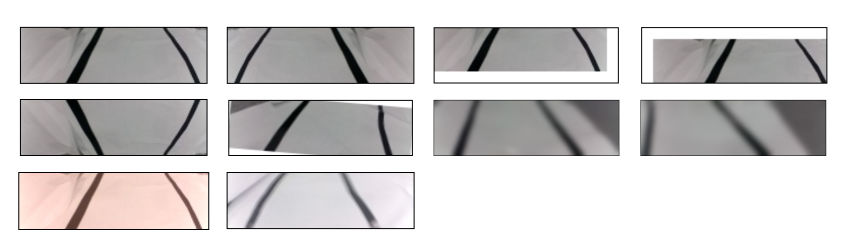
#> input picture res/aug-data.png, 1696 x 500 px (shown at 1/2 size)
$ python -i processImage.py   (imports and definitions only)   (Python 2 division)
#> lines starting #> are read from the running program, lines starting #| are printed output that depends on the picture; after the words box and inside, x2 and y2 are one past the last pixel; in counts of white or black regions, pixels touching at a corner belong together
#> further down, picture is the input picture: shape (500, 1696, 3); mean B, G, R 205.6, 205.7, 208.1
import cv2
import numpy as np

#For the color filter
lower_red1 = np.array([0,160,50])
upper_red1 = np.array([10,255,255])
lower_red2 = np.array([175,160,50])
upper_red2 = np.array([180,255,255])

class processImage():

	def redFilter(self, im):
		imgRGB = cv2.cvtColor(im, cv2.COLOR_BGR2RGB)
		imgHsv = cv2.cvtColor(imgRGB, cv2.COLOR_BGR2HSV)
		redIMG = cv2.inRange(imgHsv, lower_red1, upper_red1) + cv2.inRange(imgHsv, lower_red2, upper_red2)
		return redIMG
	def getRectangle(self, contours):
		areas = [cv2.contourArea(c) for c in contours]
		max_ind = np.argmax(areas)
		cnt = contours[max_ind]
		x,y,w,h = cv2.boundingRect(cnt)
		return x,y,w,h

	def drawLine(self, im, rho, theta):
                a = np.cos(theta)
                b = np.sin(theta)
                x0 = a*rho
                y0 = b*rho
                x1 = int(x0 + 1000*(-b))
                y1 = int(y0 + 1000*(a))
                x2 = int(x0 - 1000*(-b))
                y2 = int(y0 - 1000*(a))
                return cv2.line(im, (x1,y1), (x2,y2), (255,0,255), 2)

        def getLines(self, im):
                im = cv2.resize(im, (0,0), fx=0.3, fy=4)
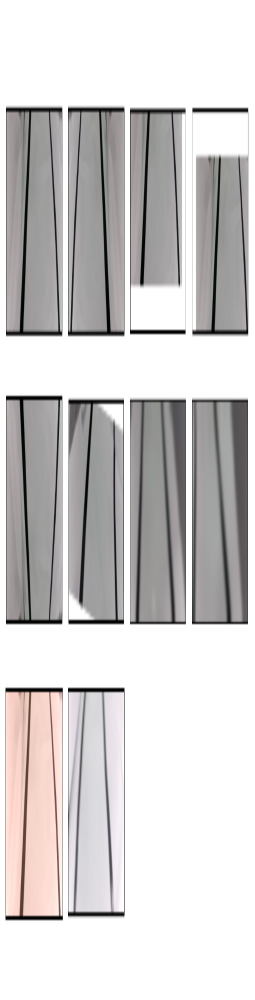
#> im: shape (2000, 509, 3) (shown at 1/2 size); mean of channels 0, 1, 2 205.4, 205.6, 207.9; drawn as B, G, R
                imgTrim = im[int(im.shape[0]*0.90):,:]
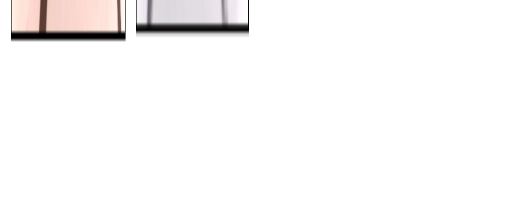
#> imgTrim: shape (200, 509, 3); mean of channels 0, 1, 2 247.4, 247.6, 248.8; drawn as B, G, R
                edges = cv2.Canny(imgTrim, 110, 160)
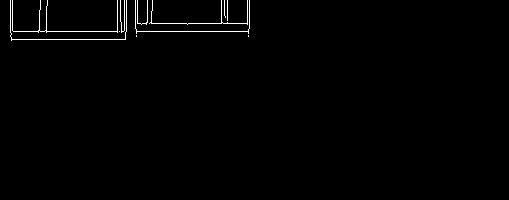
#> edges: shape (200, 509); 0.93% white in thin lines or dots, all inside (x1, y1, x2, y2) = (10, 0, 250, 41)
                # [4 lines of commented-out code are left out]
                lines = cv2.HoughLines(edges, 1, np.pi/360, 100)
#> lines = [[31, 1.57], [23, 1.57], [39, 1.57], [30, 1.58], [32, 1.56]]
                return lines, imgTrim

        def drawCircle(self, im, x, y, radius, color):
                return cv2.circle(im, (x, y), radius, color, -1)

        def calculateEdgePoint(self, rho, theta, y):
                a = np.cos(theta)
                b = np.sin(theta)
                return (rho-(y*b))/a

>>> import cv2
>>> picture = cv2.imread('../res/aug-data.png')
>>> result = processImage().getLines(picture)

$ run again, on res/detect.png
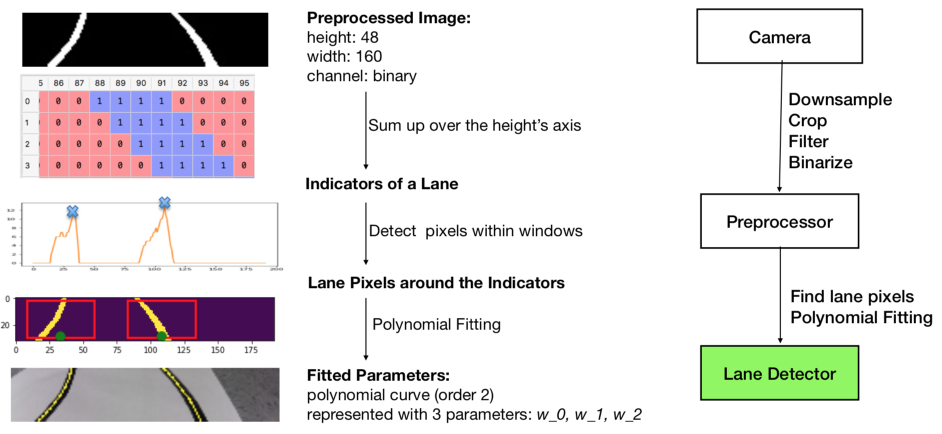
#> input picture res/detect.png, 1884 x 868 px (shown at 1/2 size)
#> picture is the input picture: shape (868, 1884, 3); mean B, G, R 222.8, 222.5, 225.1
#> in getLines, `imgTrim = im[int(im.shape[0]*0.90):,:]`:
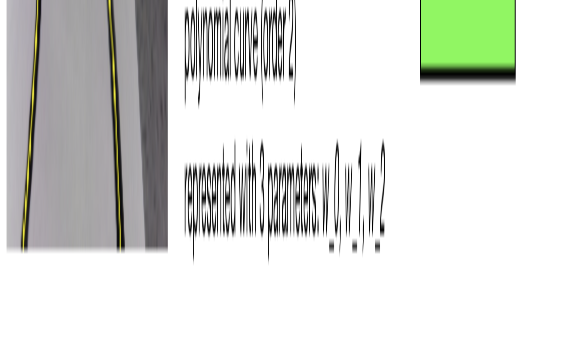
#> imgTrim: shape (348, 565, 3); mean of channels 0, 1, 2 215.9, 220.6, 217.8; drawn as B, G, R
#> in getLines, `edges = cv2.Canny(imgTrim, 110, 160)`:
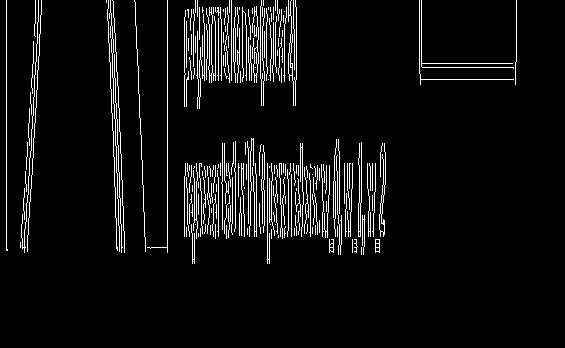
#> edges: shape (348, 565); 5.9% white in thin lines or dots, all inside (x1, y1, x2, y2) = (6, 0, 517, 264)
#> lines = 87 rows, first 8: [167, 0], [6, 0], [42, 0.0611], [39, 0.0611], [-111, 3.1], [-109, 3.1], [-134, 3.1], [36, 0.0611]

$ run again, on res/fcn.png
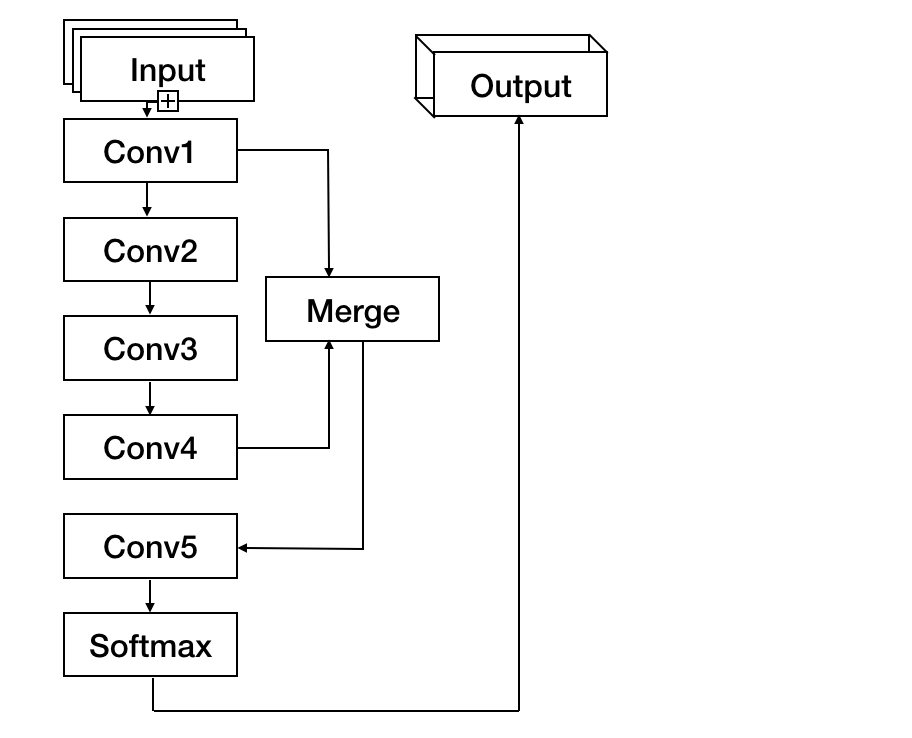
#> input picture res/fcn.png, 912 x 738 px
#> picture is the input picture: shape (738, 912, 3); min 0, max 255, mean 246.8
#> in getLines, `imgTrim = im[int(im.shape[0]*0.90):,:]`:
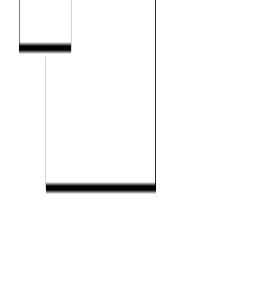
#> imgTrim: shape (296, 274, 3); min 0, max 255, mean 250.3
#> in getLines, `edges = cv2.Canny(imgTrim, 110, 160)`:
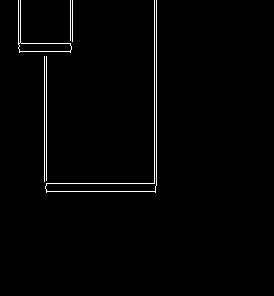
#> edges: shape (296, 274); 1.4% white in thin lines or dots, all inside (x1, y1, x2, y2) = (18, 0, 157, 193)
#> lines = 14 rows, first 8: [156, 0], [154, 0], [46, 0], [44, 0], [157, 0.00873], [-153, 3.13], [47, 0.00873], [-43, 3.13]
